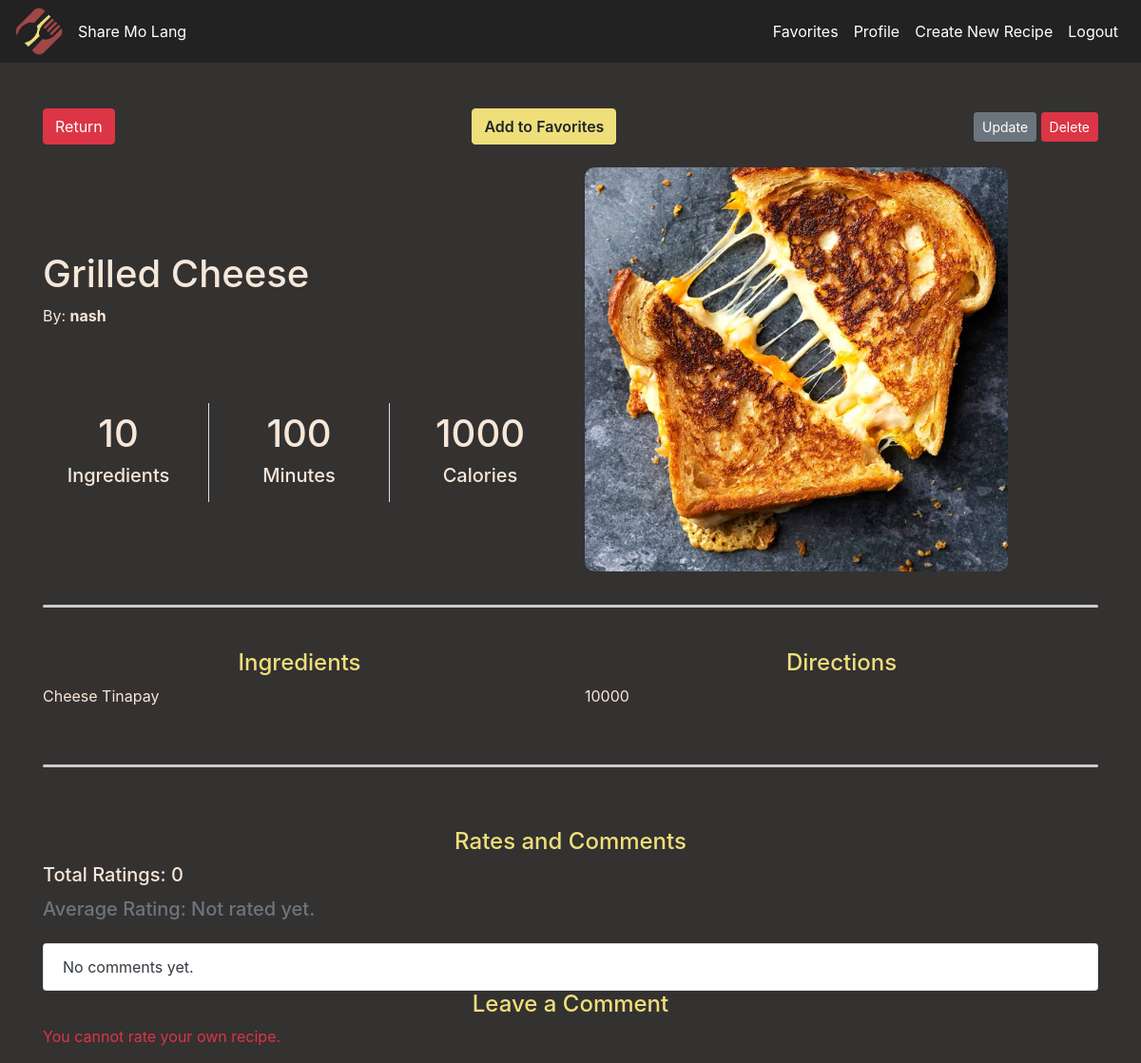
The app's page /home/10/ (signed in) with its own data.
### recipes/models.py (models this page shows, shortened)
class Recipe(models.Model):
    user = models.ForeignKey(User, on_delete=models.CASCADE, blank=True, null=True)
    name = models.CharField(max_length=100)
    image = models.ImageField(blank=True, null=True, upload_to='images/')
    ingredients = models.IntegerField(blank=True, null=True)
    minutes = models.IntegerField(blank=True, null=True)
    calories = models.IntegerField(blank=True, null=True)
    ingredientsList = models.TextField(blank=True, null=True)
    directions = models.TextField(blank=True, null=True)
    created_at = models.DateTimeField(auto_now_add=True)
    views = models.ManyToManyField(User, related_name='viewed_recipes', blank=True)
    view_count = models.IntegerField(default=0)
    category = models.ForeignKey(Category, on_delete=models.SET_NULL, null=True, blank=False)
    favorites = models.ManyToManyField(User, related_name='favorite_recipes', blank=True)

### recipes/views.py (the view)
# urls.py: path('<int:pk>/', RecipeDetailView.as_view(), name='recipe-detail'),
class RecipeDetailView(LoginRequiredMixin, DetailView):
    model = Recipe
    template_name = 'recipes/recipe_detail.html'
    def get(self, request, *args, **kwargs):
        recipe = self.get_object()
        if not recipe.views.filter(id=request.user.id).exists():
            recipe.views.add(request.user)
            recipe.view_count += 1
            recipe.save()
        return super().get(request, *args, **kwargs)
    def get_context_data(self, **kwargs):
        context = super().get_context_data(**kwargs)
        context['form'] = RatingCommentForm()
        context['comments'] = self.object.comments.all()
        context['rating'] = self.object.ratings.filter(user=self.request.user).first()
        total_ratings = self.object.ratings.count()
        if total_ratings > 0:
            average_rating = self.object.ratings.aggregate(models.Avg('score'))['score__avg']
        else:
            average_rating = None
        context['total_ratings'] = total_ratings
        context['average_rating'] = average_rating
        context['comments_with_ratings'] = [
            {
                'comment': comment,
                'rating': self.object.ratings.filter(user=comment.user).first()
            }
            for comment in context['comments']
        ]
        return context

### templates/recipes/recipe_detail.html (shortened to what this page needs)
<!DOCTYPE html>
<html lang="en">
    {% load static %}
<head>
    <link rel="stylesheet" href="https://stackpath.bootstrapcdn.com/bootstrap/4.5.2/css/bootstrap.min.css">
    <link rel="stylesheet" href="{% static 'css/recipe_detail.css' %}">
</head>
<body>
    {% include 'nav.html' %}
    <div class="container mt-5">
        <div class="d-flex justify-content-between align-items-center mb-4">
            <a href="{% url 'home' %}" class="btn btn-danger">Return</a>
            <div>
                {% if request.user in recipe.favorites.all %}
                    <form action="{% url 'remove_favorite' recipe.pk %}" method="post" class="d-inline">
                        {% csrf_token %}
                        <button type="submit" class="btn btn-danger">Remove from Favorites</button>
                    </form>
                {% else %}
                    <form action="{% url 'add_favorite' recipe.pk %}" method="post" class="d-inline">
                        <button type="submit" class="btn custom-btn">Add to Favorites</button>
                    </form>
                {% endif %}
            </div>
            {% if object.user == user %}
            <div>
                <a class="btn btn-secondary btn-sm" href="{% url 'recipe-update' object.id %}">Update</a>
                <a class="btn btn-danger btn-sm" href="{% url 'recipe-delete' object.id %}">Delete</a>
            </div>
            {% endif %}
        </div>
        <div class="row d-flex align-items-center">
            <div class="col-md-6">
                <h1>{{ object.name }}</h1>
                <p>By: <strong>{{ object.user.username }}</strong></p>
                <div class="details-section">
                    <div class="row">
                        <div class="col-4 text-center border-right">
                            <h1>{{ object.ingredients }}</h1>
                            <h4>Ingredients</h4>
                        </div>
                        <div class="col-4 text-center border-right">
                            <h1>{{ object.minutes }}</h1>
                            <h4>Minutes</h4>
                        </div>
                        <div class="col-4 text-center">
                            <h1>{{ object.calories }}</h1>
                            <h4>Calories</h4>
                        </div>
                    </div>
                </div>
            </div>
            <div class="col-md-5">
                {% if object.image %}
                    <img src="{{ object.image.url }}" alt="{{ object.name }}" class="image">
                {% else %}
                    <p>No image available.</p>
                {% endif %}
            </div>
        </div>
        <hr class="divider">
        <br>
        <div class="row">
            <div class="col-md-6">
                <h4 class="text-center" style="color : #eedf7a;">Ingredients</h4>
                <p>{{ object.ingredientsList }}</p>
            </div>
            <div class="col-md-6">
                <h4 class="text-center" style="color : #eedf7a;">Directions</h4>
                <p>{{ object.directions }}</p>
            </div>
        </div>
        <br>
        <hr class="divider">
        <div class="rates">
            <div>
                <h4 class="text-center" style="color : #eedf7a;">Rates and Comments</h4>
                <h5 class="card-title">Total Ratings: {{ total_ratings }}</h5>
                {% if average_rating %}
                    <h5 class="card-title">Average Rating: {{ average_rating|floatformat:1 }}</h5>
                {% else %}
                    <h5 class="card-title text-muted">Average Rating: Not rated yet.</h5>
                {% endif %}
                <ul class="list-group mt-4">
                    {% for item in comments_with_ratings %}
                        <li class="list-group-item text-dark">
                            <div class="d-flex justify-content-between align-items-center">
                                <div>
                                    <strong class="text-dark">{{ item.comment.user.username }}:</strong>
                                    <span class="text-dark">{{ item.comment.content }}</span>
                                </div>
                                <div>
                                    {% if item.rating %}
                                        <span class="badge badge-secondary">Rating: {{ item.rating.score }}</span>
                                    {% else %}
                                        <span class="badge badge-light">No rating given</span>
                                    {% endif %}
                                </div>
                            </div>
                            {% if item.comment.user == user %}
                                <div class="mt-2">
                                    <button class="btn btn-warning btn-sm" onclick="toggleUpdateForm('update-form-{{ item.comment.id }}')">Update</button>
                                    <div id="update-form-{{ item.comment.id }}" style="display: none; margin-top: 10px;">
                                        <form method="POST" action="{% url 'update-rating-comment' item.comment.id %}">
                                            {% csrf_token %}
                                            <div class="form-group">
                                                <input type="text" name="content" value="{{ item.comment.content }}" required class="form-control" placeholder="Update comment" style="color: black;">
                                            </div>
                                            <div class="form-group">
                                                <input type="number" name="score" value="{{ item.rating.score }}" min="1" max="5" required class="form-control" placeholder="Update rating" style="color: black;">
                                            </div>
                                            <button type="submit" class="btn btn-primary btn-sm">Submit Update</button>
                                        </form>
                                    </div>
                                    <form method="POST" action="{% url 'delete-rating-comment' item.comment.id %}" style="display:inline;">
                                        {% csrf_token %}
                                        <button type="submit" class="btn btn-danger btn-sm ml-2">Delete</button>
                                    </form>
                                </div>
                            {% endif %}
                        </li>
                    {% empty %}
                        <li class="list-group-item text-dark">No comments yet.</li>
                    {% endfor %}
                </ul>
            </div>
            <div>
                <h4 class="text-center" style="color : #eedf7a;">Leave a Comment</h4>
                {% if object.user != user %}
                    {% if rating %}
                        <p>You have already rated this recipe: <strong>{{ rating.score }}</strong>.</p>
                    {% else %}
                        <form method="POST" action="{% url 'add-rating-comment' object.pk %}" class="mt-2">
                            {% csrf_token %}
                            <div class="form-group">
                                <label for="score">Rating:</label>
                                <input type="number" name="score" min="1" max="5" required class="form-control" placeholder="Rate this recipe" style="color: black;">
                            </div>
                            <div class="form-group">
                                <label for="content">Comment:</label>
                                <textarea name="content" required class="form-control" rows="3" placeholder="Leave a comment" style="color: black;"></textarea>
                            </div>
                            <button type="submit" class="btn btn-primary">Submit</button>
                        </form>
                    {% endif %}
                {% else %}
                    <p class="text-danger">You cannot rate your own recipe.</p>
                {% endif %}
            </div>
        </div>
    </div>
</body>
</html>

### static/css/recipe_detail.css (style rules this page uses)
body { background-color: #333; color: #f6e7d8; }
.image { width: 100%; height: auto; object-fit: cover; border-radius: 10px; margin-bottom: 15px; }
.details-section { margin-top: 5rem; }
.rates { margin-top: 4rem; display: flex; flex-direction: column; }
.list-group-item { color: #333; }
.divider { border: none; height: .2rem; background-color: #ccc; margin: 20px 0; border-radius: .1rem; }
.details-section .col-4 { padding: .5rem; }
.border-right { border-right: .1rem solid #ccc; }
.details-section .col-4:last-child { border-right: none; }
.details-section h1 { font-size: 2.5rem; }
.details-section h4 { font-size: 1.25rem; }
.custom-btn { background-color: #eedf7a !important; border-color: #eedf7a !important; color: black; font-weight: 600 !important; }

### static/css/nav.css (style rules this page uses)
body { background-color: #343131; color: #f6e7d8; }

### records on screen
Recipe: name "Grilled Cheese", user.username "nash", ingredients "10", minutes "100", calories "1000", image (picture), ingredientsList "Cheese Tinapay", directions "10000"

### other values on screen
{{ total_ratings }} "0"
